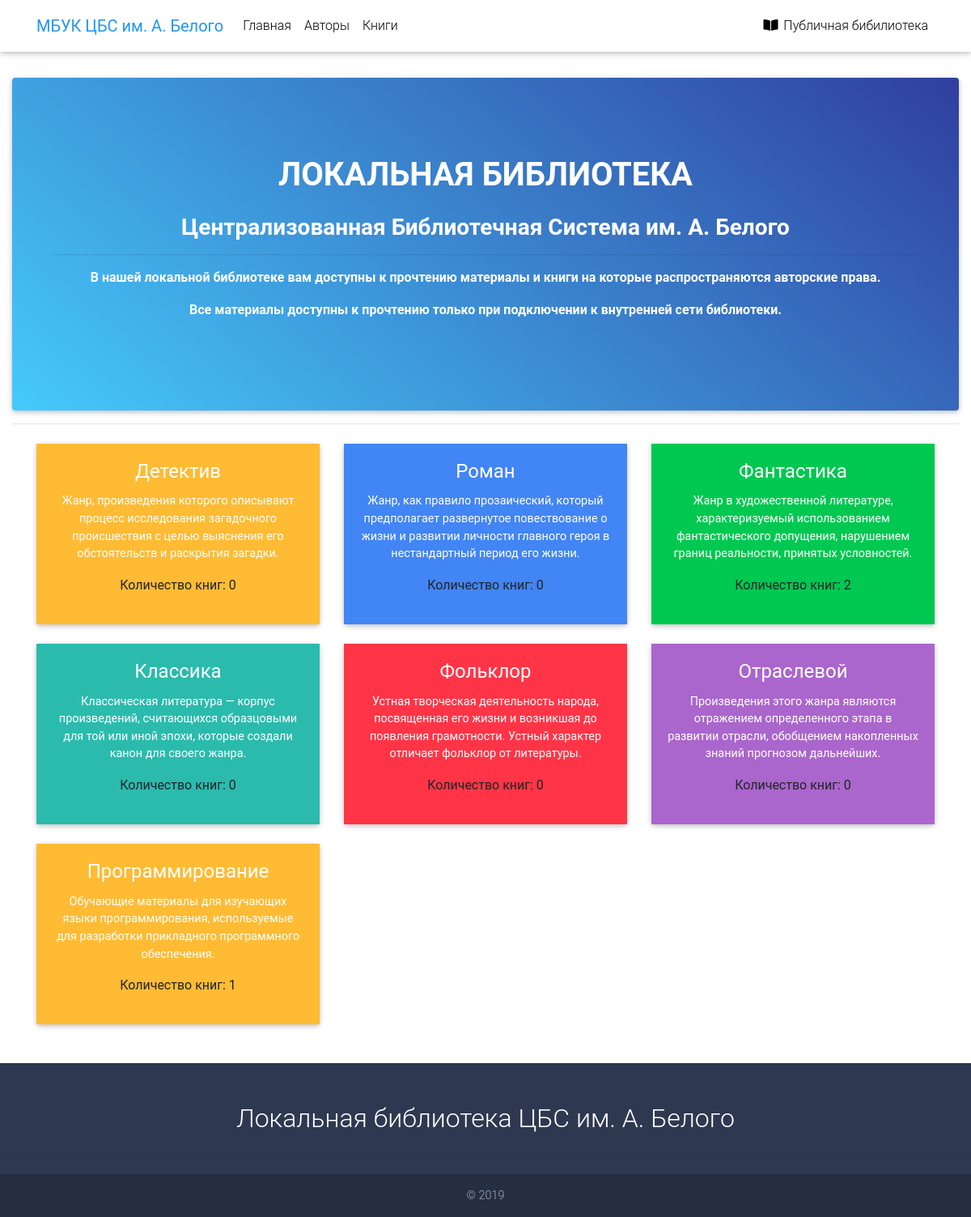
Page /catalog/ on the committed database.
### catalog/models.py (models this page shows, shortened)
class Genre(models.Model):
    name = models.CharField(max_length=50, verbose_name='Жанр')
    description = models.CharField(max_length=250, verbose_name='Описание жанра')
    color = models.ForeignKey('CardColor', on_delete=models.SET_NULL, null=True, verbose_name='Цвет карточки')
    class Meta:
        verbose_name = 'Жанр'
        verbose_name_plural = 'Жанры'
    def get_books_count(self):
        return self.books.filter(genre=self).count()
    def get_absolute_url(self):
        return reverse('genre_detail', args=[str(self.id)])

### catalog/views.py (the view)
# urls.py: path('', views.index, name='index'),
def index(request):
    genres = Genre.objects.all()
    num_books = Book.objects.all().count()
    num_authors = Author.objects.count()  # Метод 'all()' применен по умолчанию.
    return render(
        request,
        'index.html',
        context={'num_books': num_books, 'num_authors': num_authors, 'genres': genres,}
    )

### catalog/templates/index.html
{% extends "base.html" %}
{% block content %}
    <hr class="mb-4">
    <div class="container">
      <section class="text-center">
        <div class="row mb-4 wow fadeIn">
            {% for Genre in genres %}
          <div class="col-lg-4 col-md-12 mb-4">
            <div class="card">
              <div class="card-body {{ Genre.color.color }}">
                  <a class="text-white" href="{{ Genre.get_absolute_url }}"><h4 class="card-title">{{ Genre.name }}</h4></a>
                <p class="card-text text-white">{{ Genre.description }}</p>
                  <p>Количество книг: {{ Genre.get_books_count }}</p>
              </div>
            </div>
          </div>
            {%  endfor %}
        </div>
      </section>
    </div>
{% endblock %}

### rows in the picture
Genre: name "Детектив", description "Жанр, произведения которого описывают процесс исследования загадочного происшествия с целью выяснения его обстоятельств и раскрытия загадки.", get_books_count "0"
Genre: name "Роман", description "Жанр, как правило прозаический, который предполагает развернутое повествование о жизни и развитии личности главного героя в нестандартный период его жизни.", get_books_count "0"
Genre: name "Фантастика", description "Жанр в художественной литературе, характеризуемый использованием фантастического допущения, нарушением границ реальности, принятых условностей.", get_books_count "2"
Genre: name "Классика", description "Классическая литература — корпус произведений, считающихся образцовыми для той или иной эпохи, которые создали канон для своего жанра.", get_books_count "0"
Genre: name "Фольклор", description "Устная творческая деятельность народа, посвященная его жизни и возникшая до появления грамотности. Устный характер отличает фольклор от литературы.", get_books_count "0"
Genre: name "Отраслевой", description "Произведения этого жанра являются отражением определенного этапа в развитии отрасли, обобщением накопленных знаний прогнозом дальнейших.", get_books_count "0"
Genre: name "Программирование", description "Обучающие материалы для изучающих языки программирования, используемые для разработки прикладного программного обеспечения.", get_books_count "1"
